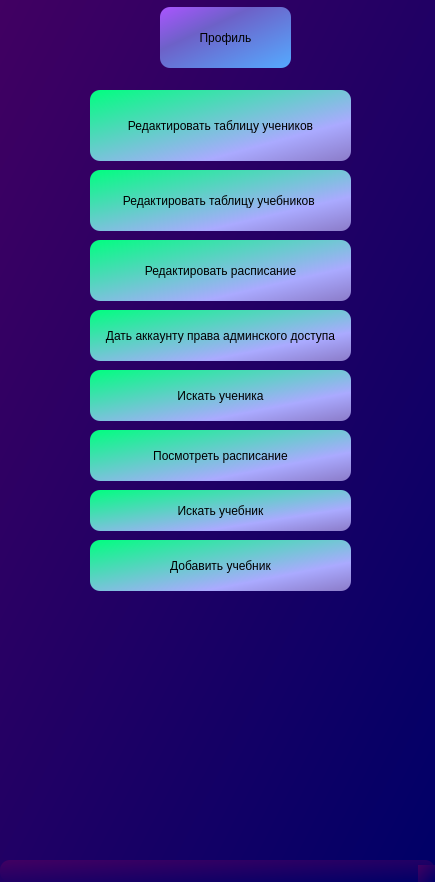
<?xml version="1.0" encoding="UTF-8"?>
<ui version="4.0">
 <class>MainWindow</class>
 <widget class="QMainWindow" name="MainWindow">
  <property name="geometry">
   <rect>
    <x>0</x>
    <y>0</y>
    <width>435</width>
    <height>882</height>
   </rect>
  </property>
  <property name="windowTitle">
   <string>MainWindow</string>
  </property>
  <property name="styleSheet">
   <string notr="true">background-color: qlineargradient(spread:pad, x1:0, y1:0, x2:1, y2:1, stop:0 rgba(65, 0, 98, 255), stop:1 rgba(0, 0, 103, 255));
border-radius: 10px;
</string>
  </property>
  <widget class="QWidget" name="centralwidget">
   <widget class="QPushButton" name="students">
    <property name="geometry">
     <rect>
      <x>90</x>
      <y>90</y>
      <width>261</width>
      <height>71</height>
     </rect>
    </property>
    <property name="styleSheet">
     <string notr="true">background-color: qlineargradient(spread:pad, x1:0, y1:0, x2:1, y2:1, stop:0 rgba(0, 255, 127, 255), stop:0.716418 rgba(170, 170, 255, 255), stop:1 rgba(139, 123, 200, 255));</string>
    </property>
    <property name="text">
     <string>Редактировать таблицу учеников</string>
    </property>
   </widget>
   <widget class="QPushButton" name="books">
    <property name="geometry">
     <rect>
      <x>90</x>
      <y>170</y>
      <width>261</width>
      <height>61</height>
     </rect>
    </property>
    <property name="styleSheet">
     <string notr="true">background-color: qlineargradient(spread:pad, x1:0, y1:0, x2:1, y2:1, stop:0 rgba(0, 255, 127, 255), stop:0.716418 rgba(170, 170, 255, 255), stop:1 rgba(139, 123, 200, 255));</string>
    </property>
    <property name="text">
     <string>Редактировать таблицу учебников </string>
    </property>
   </widget>
   <widget class="QPushButton" name="lessons">
    <property name="geometry">
     <rect>
      <x>90</x>
      <y>240</y>
      <width>261</width>
      <height>61</height>
     </rect>
    </property>
    <property name="styleSheet">
     <string notr="true">background-color: qlineargradient(spread:pad, x1:0, y1:0, x2:1, y2:1, stop:0 rgba(0, 255, 127, 255), stop:0.716418 rgba(170, 170, 255, 255), stop:1 rgba(139, 123, 200, 255));</string>
    </property>
    <property name="text">
     <string>Редактировать расписание</string>
    </property>
   </widget>
   <widget class="QPushButton" name="admin">
    <property name="geometry">
     <rect>
      <x>90</x>
      <y>310</y>
      <width>261</width>
      <height>51</height>
     </rect>
    </property>
    <property name="styleSheet">
     <string notr="true">background-color: qlineargradient(spread:pad, x1:0, y1:0, x2:1, y2:1, stop:0 rgba(0, 255, 127, 255), stop:0.716418 rgba(170, 170, 255, 255), stop:1 rgba(139, 123, 200, 255));</string>
    </property>
    <property name="text">
     <string>Дать аккаунту права админского доступа</string>
    </property>
   </widget>
   <widget class="QPushButton" name="search_student">
    <property name="geometry">
     <rect>
      <x>90</x>
      <y>370</y>
      <width>261</width>
      <height>51</height>
     </rect>
    </property>
    <property name="styleSheet">
     <string notr="true">background-color: qlineargradient(spread:pad, x1:0, y1:0, x2:1, y2:1, stop:0 rgba(0, 255, 127, 255), stop:0.716418 rgba(170, 170, 255, 255), stop:1 rgba(139, 123, 200, 255));</string>
    </property>
    <property name="text">
     <string>Искать ученика</string>
    </property>
   </widget>
   <widget class="QPushButton" name="view_lessons">
    <property name="geometry">
     <rect>
      <x>90</x>
      <y>430</y>
      <width>261</width>
      <height>51</height>
     </rect>
    </property>
    <property name="styleSheet">
     <string notr="true">background-color: qlineargradient(spread:pad, x1:0, y1:0, x2:1, y2:1, stop:0 rgba(0, 255, 127, 255), stop:0.716418 rgba(170, 170, 255, 255), stop:1 rgba(139, 123, 200, 255));</string>
    </property>
    <property name="text">
     <string>Посмотреть расписание</string>
    </property>
   </widget>
   <widget class="QPushButton" name="search_book">
    <property name="geometry">
     <rect>
      <x>90</x>
      <y>490</y>
      <width>261</width>
      <height>41</height>
     </rect>
    </property>
    <property name="styleSheet">
     <string notr="true">background-color: qlineargradient(spread:pad, x1:0, y1:0, x2:1, y2:1, stop:0 rgba(0, 255, 127, 255), stop:0.716418 rgba(170, 170, 255, 255), stop:1 rgba(139, 123, 200, 255));</string>
    </property>
    <property name="text">
     <string>Искать учебник</string>
    </property>
   </widget>
   <widget class="QPushButton" name="add_book">
    <property name="geometry">
     <rect>
      <x>90</x>
      <y>540</y>
      <width>261</width>
      <height>51</height>
     </rect>
    </property>
    <property name="styleSheet">
     <string notr="true">background-color: qlineargradient(spread:pad, x1:0, y1:0, x2:1, y2:1, stop:0 rgba(0, 255, 127, 255), stop:0.716418 rgba(170, 170, 255, 255), stop:1 rgba(139, 123, 200, 255));</string>
    </property>
    <property name="text">
     <string>Добавить учебник</string>
    </property>
   </widget>
   <widget class="QPushButton" name="profile">
    <property name="geometry">
     <rect>
      <x>160</x>
      <y>7</y>
      <width>131</width>
      <height>61</height>
     </rect>
    </property>
    <property name="styleSheet">
     <string notr="true">background-color: qlineargradient(spread:pad, x1:0, y1:0, x2:1, y2:1, stop:0 rgba(170, 85, 255, 255), stop:0.353234 rgba(109, 97, 200, 255), stop:1 rgba(85, 170, 255, 255));</string>
    </property>
    <property name="text">
     <string>Профиль</string>
    </property>
   </widget>
  </widget>
  <widget class="QMenuBar" name="menubar">
   <property name="geometry">
    <rect>
     <x>0</x>
     <y>0</y>
     <width>435</width>
     <height>26</height>
    </rect>
   </property>
  </widget>
  <widget class="QStatusBar" name="statusbar"/>
 </widget>
 <resources/>
 <connections/>
</ui>
